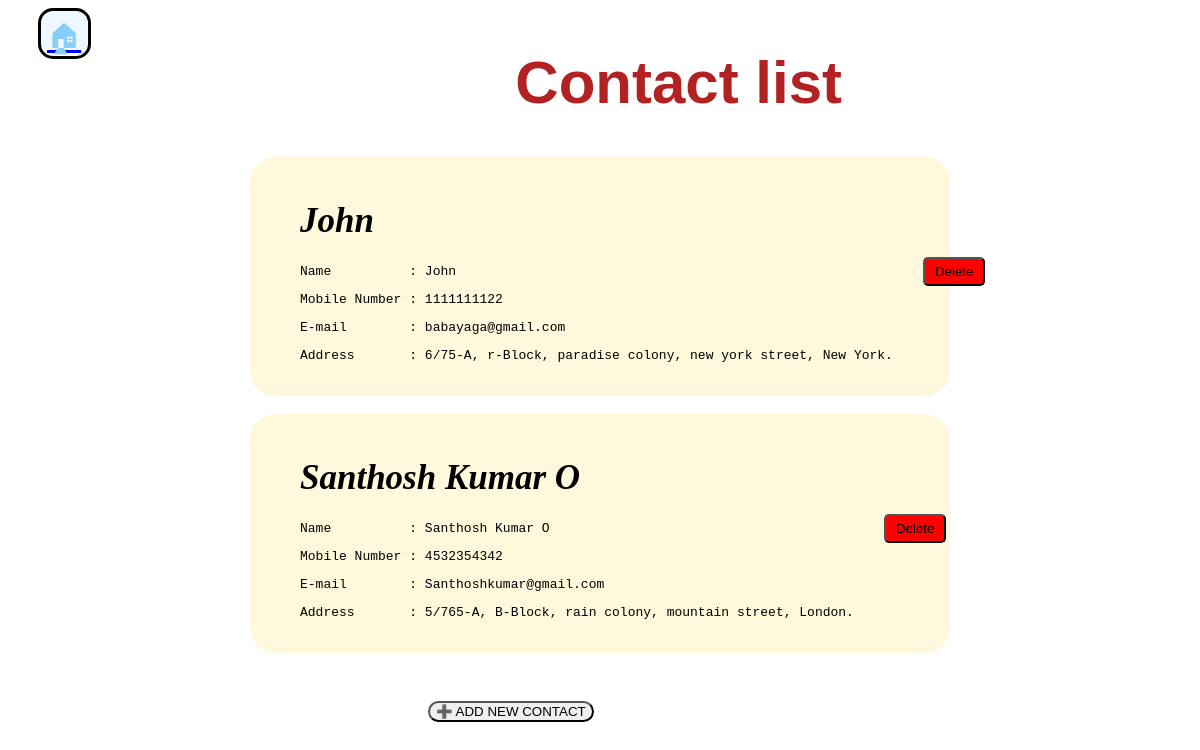
Screenshot of /list/ (signed in) with the database file from the repository.
### application/models.py (models this page shows, shortened)
class Number(models.Model):
    user=models.ForeignKey(User,on_delete=models.CASCADE)
    id=models.AutoField(primary_key=True)
    name=models.CharField(max_length=20)
    number=models.CharField(max_length=10)
    email=models.EmailField(max_length=30)
    address=models.CharField(max_length=100)
    class Meta:
        unique_together = ('user', 'number')

### application/views.py (the view)
# urls.py: path('list/',views.listcontact,name="List_contact"),
@login_required(login_url='login')
def listcontact(request):
    contacts=Number.objects.filter(user=request.user)
    return render(request,'application/list.html',{'contacts':contacts})

### application/templates/application/list.html (shortened to what this page needs)
<html>
    <head>
    </head>
    <body>
        <div class="head">
        <a href="/"><div class="home">🏠︎</div></a>
        <h1><b>Contact list</b></h1>
        </div>
        <div class="listall">
            {% for contact in contacts %}
            <div class="single">
            <div>
            <h1>{{contact.name}}</h1>
            <pre>Name          : {{contact.name}}</pre>
            <pre>Mobile Number : {{contact.number}}</pre>
            <pre>E-mail        : {{contact.email}}</pre>
            <pre>Address       : {{contact.address}}</pre>
            </div>
            <div>
            <form action="{% url 'delete_contact' contact.id %}" method="POST" onsubmit="return deleteit()">
                <input type="submit" value="Delete">
            </form>
            </div>
            </div>
            <br>
            {% empty %}
            <p>No contact found.</p>
            {% endfor %}
        </div>
        <div class="add">
            <a href="/add/"><button>➕ ADD NEW CONTACT</button></a>
        </div>
    </body>
</html>

### application/templates/application/list.html (style rules this page uses)
.listall { display: grid; grid-template-columns: auto; }
.single { display:flex; margin-left: auto; margin-right: auto; width:600px; height:auto; padding:20px 50px; text-align: left; background-color: cornsilk; border-radius: 25px; }
.listall h1 { font-size: 35px; font-style: italic; }
.head { display:flex; justify-content: space-between; }
.head h1 { font-size: 60px; text-align: center; font-family: Impact, Haettenschweiler, 'Arial Narrow Bold', sans-serif; color: firebrick; margin-right: 350px; }
.head .home { color:lightskyblue; background-color: aliceblue; border:3px solid black; width: 35px; height: 35px; font-size: 30px; padding:5px 6px; margin-left:30px; border-radius: 15px; }
input { margin-left:30px; background-color: red; margin-top:80px; padding:5px 10px; border-radius: 5px; }
button { margin-left:420px; margin-top: 30px; border-radius: 20px; transition: transform .2s; }

### rows the page displays
Number: name "John", number "1111111122", email "babayaga@gmail.com", address "6/75-A, r-Block, paradise colony, new york street, New York."
Number: name "Santhosh Kumar O", number "4532354342", email "Santhoshkumar@gmail.com", address "5/765-A, B-Block, rain colony, mountain street, London."
